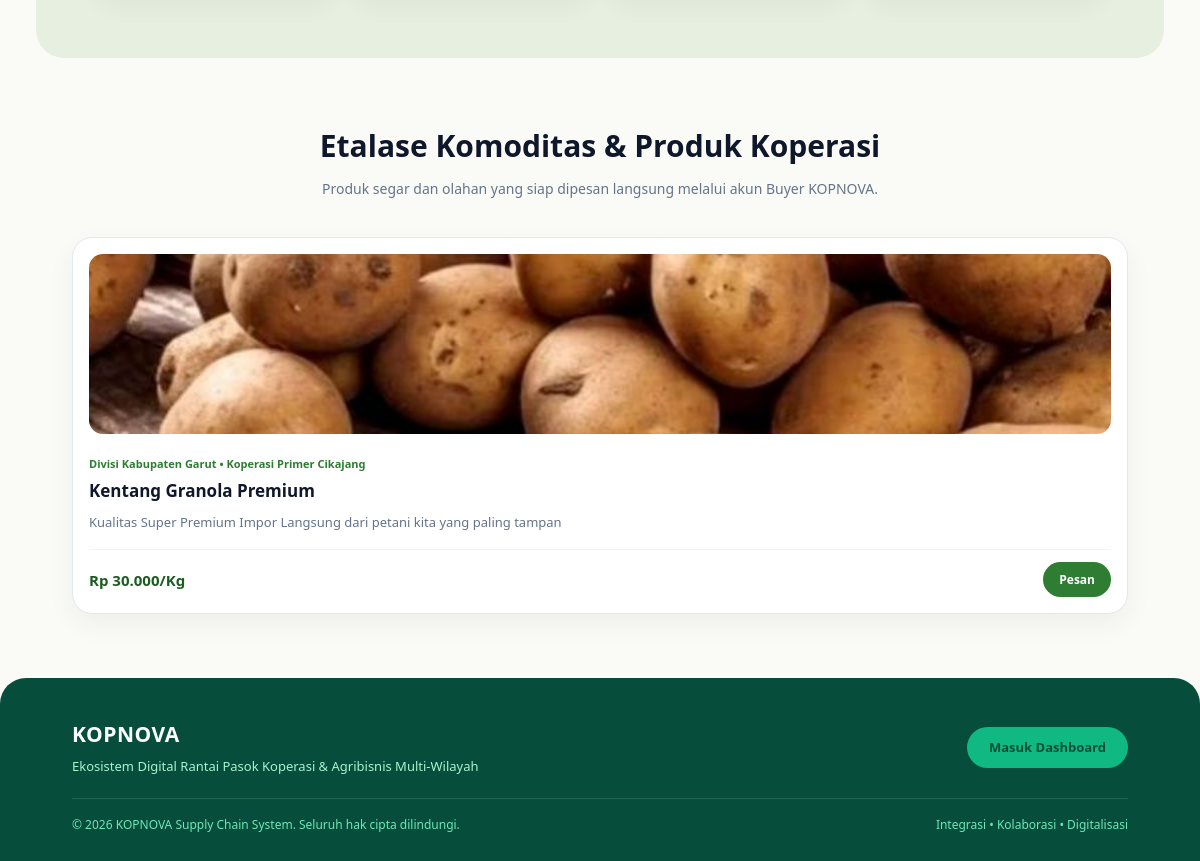
Before: / (lower part) with the older database file.
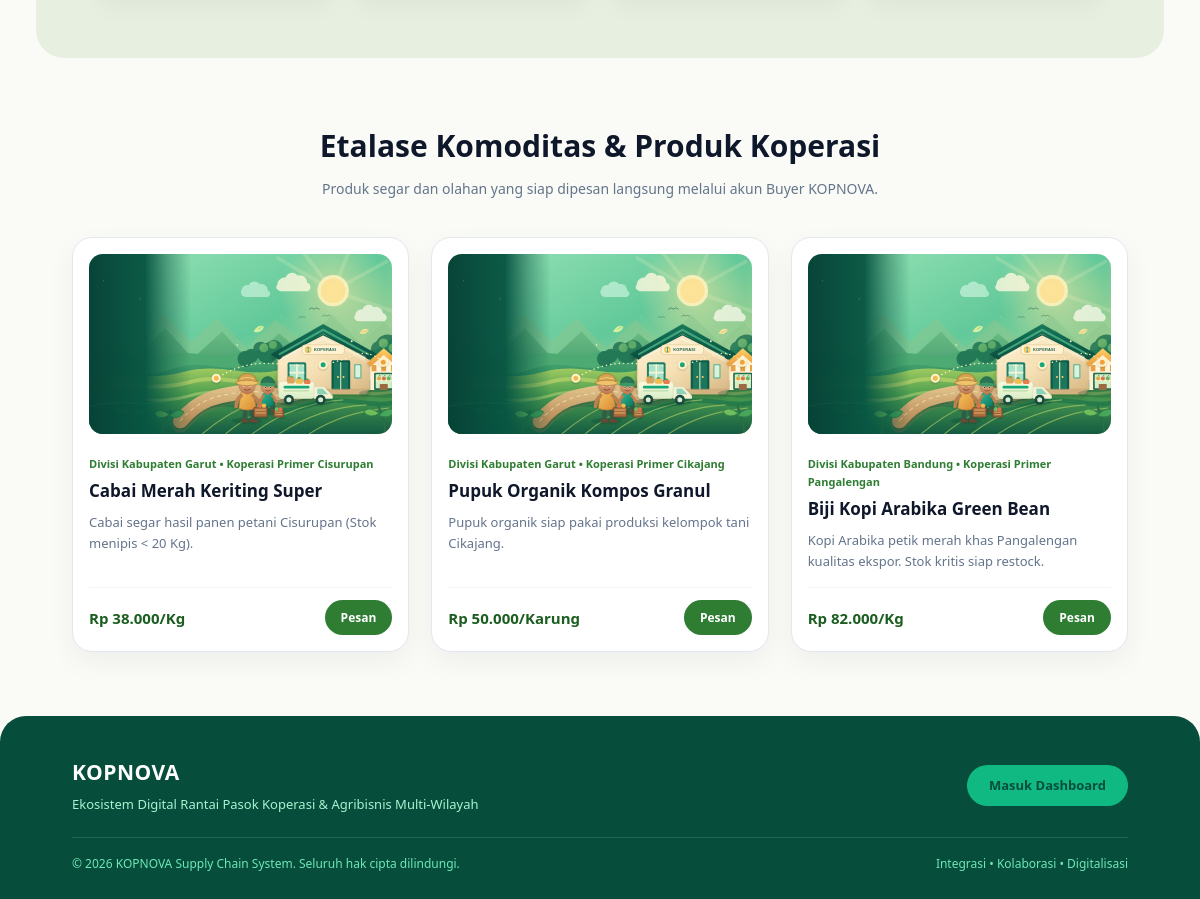
After: the same page with the newer database file.
### tables this page shows
CREATE TABLE `produk_etalase` (
  `id_produk` int(11) NOT NULL,
  `id_divisi` int(11) NOT NULL,
  `id_primer` int(11) NOT NULL,
  `kode_produk` varchar(20) NOT NULL,
  `nama_produk` varchar(100) NOT NULL,
  `kategori` enum('Komoditas Tanaman','Saprodi','Alsintan','Produk Olahan','Produk Lainnya') NOT NULL,
  `harga_jual` decimal(12,2) NOT NULL,
  `stok` int(11) NOT NULL DEFAULT 0,
  `satuan` varchar(20) NOT NULL,
  `foto_produk` varchar(255) DEFAULT 'default.jpg',
  `deskripsi` text DEFAULT NULL,
  `created_at` timestamp NOT NULL DEFAULT current_timestamp()
);

CREATE TABLE `divisi_wilayah` (
  `id_divisi` int(11) NOT NULL,
  `kode_divisi` varchar(20) NOT NULL,
  `nama_divisi` varchar(100) NOT NULL,
  `provinsi` varchar(100) NOT NULL,
  `created_at` timestamp NOT NULL DEFAULT current_timestamp()
);

CREATE TABLE `koperasi_primer` (
  `id_primer` int(11) NOT NULL,
  `id_divisi` int(11) NOT NULL,
  `kode_primer` varchar(20) NOT NULL,
  `nama_koperasi` varchar(100) NOT NULL,
  `kecamatan` varchar(100) NOT NULL,
  `ketua_koperasi` varchar(100) NOT NULL
);

### config/database.php (called while the page is built, shortened)
<?php
function rupiah($angka) {
    return "Rp " . number_format((float)$angka, 0, ',', '.');
}
?>

### index.php (the view, shortened to what this page needs)
<?php
require_once 'config/database.php';
$preview_produk = $pdo->query("SELECT pr.*, kp.nama_koperasi, d.nama_divisi
                               FROM produk_etalase pr
                               JOIN koperasi_primer kp ON pr.id_primer = kp.id_primer
                               JOIN divisi_wilayah d ON pr.id_divisi = d.id_divisi
                               ORDER BY pr.id_produk DESC LIMIT 3")->fetchAll();
?>
<!DOCTYPE html>
<html lang="id" style="scroll-behavior:smooth;">
<head>
</head>
<body style="margin:0; padding:0; font-family:'Segoe UI', Roboto, Helvetica, Arial, sans-serif; background-color:#F4F6F0; color:#0F172A; line-height:1.6; overflow-x:hidden;">
    <div style="max-width:1360px; margin:0 auto; background:#FAFBF7; box-shadow:0 0 40px rgba(0,0,0,0.06); overflow-x:hidden;">
        <section id="alur-role" style="background:#E6EFE0; padding:60px 5%; border-radius:28px; margin:0 3%;">
        </section>
        <section id="komoditas" style="max-width:1120px; margin:64px auto; padding:0 6%;">
            <div style="text-align:center; margin-bottom:36px;">
                <h2 style="font-size:clamp(22px, 3vw, 30px); font-weight:800; color:#0F172A; margin:0 0 8px;">Etalase Komoditas & Produk Koperasi</h2>
                <p style="font-size:14px; color:#64748B; margin:0;">Produk segar dan olahan yang siap dipesan langsung melalui akun Buyer KOPNOVA.</p>
            </div>
            <div style="display:grid; grid-template-columns:repeat(auto-fit, minmax(260px, 1fr)); gap:22px;">
                <?php if (!empty($preview_produk)): ?>
                    <?php foreach ($preview_produk as $item): ?>
                    <div style="background:#FFFFFF; border-radius:20px; padding:16px; box-shadow:0 10px 28px rgba(0,0,0,0.05); border:1px solid #E2E8F0; display:flex; flex-direction:column; justify-content:space-between;">
                        <div>
                            <img src="uploads/produk/<?= htmlspecialchars($item['foto_produk']) ?>" onerror="this.src='assets/img/hero-bg.svg'" style="width:100%; height:180px; object-fit:cover; border-radius:14px; margin-bottom:14px;">
                            <div style="font-size:11px; font-weight:700; color:#2E7D32;"><?= htmlspecialchars($item['nama_divisi']) ?> • <?= htmlspecialchars($item['nama_koperasi']) ?></div>
                            <h3 style="margin:4px 0 8px; font-size:17px; color:#0F172A;"><?= htmlspecialchars($item['nama_produk']) ?></h3>
                            <p style="font-size:13px; color:#64748B; margin:0 0 16px;"><?= htmlspecialchars($item['deskripsi'] ?: 'Komoditas terverifikasi koperasi primer siap distribusi.') ?></p>
                        </div>
                        <div style="display:flex; justify-content:space-between; align-items:center; padding-top:12px; border-top:1px solid #F1F5F9;">
                            <span style="font-weight:800; font-size:15px; color:#1B5E20;"><?= rupiah($item['harga_jual']) ?>/<?= htmlspecialchars($item['satuan']) ?></span>
                            <a href="login.php?role=buyer" style="background:#2E7D32; color:#FFFFFF; text-decoration:none; padding:8px 16px; border-radius:99px; font-size:12px; font-weight:700;">Pesan</a>
                        </div>
                    </div>
                    <?php endforeach; ?>
                <?php endif; ?>
            </div>
        </section>
        <footer style="background:#064E3B; color:#D1FAE5; padding:40px 6% 26px; border-radius:26px 26px 0 0;">
            <div style="max-width:1120px; margin:0 auto; display:flex; justify-content:space-between; align-items:center; flex-wrap:wrap; gap:18px; padding-bottom:22px; border-bottom:1px solid rgba(255,255,255,0.12);">
                <div>
                    <div style="font-size:21px; font-weight:900; color:#FFFFFF; letter-spacing:0.5px;">KOPNOVA</div>
                    <div style="font-size:13px; color:#A7F3D0; margin-top:4px;">Ekosistem Digital Rantai Pasok Koperasi & Agribisnis Multi-Wilayah</div>
                </div>
                <div>
                    <a href="login.php" style="display:inline-block; background:#10B981; color:#064E3B; padding:10px 22px; border-radius:99px; text-decoration:none; font-weight:800; font-size:13px;">Masuk Dashboard</a>
                </div>
            </div>
            <div style="max-width:1120px; margin:16px auto 0; display:flex; justify-content:space-between; flex-wrap:wrap; gap:8px; font-size:12px; color:#6EE7B7;">
                <span>© <?= date('Y') ?> KOPNOVA Supply Chain System. Seluruh hak cipta dilindungi.</span>
                <span>Integrasi • Kolaborasi • Digitalisasi</span>
            </div>
        </footer>
    </div>
</body>
</html>

Changed rows visible on the page:
no longer on this page (row unchanged): produk_etalase: foto_produk (picture), id_divisi.nama_divisi "Divisi Kabupaten Garut", id_primer.nama_koperasi "Koperasi Primer Cikajang", nama_produk "Kentang Granola Premium", deskripsi "Kualitas Super Premium Impor Langsung dari petani kita yang paling tampan", harga_jual "Rp 30.000", satuan "Kg"
added produk_etalase: id_divisi.nama_divisi "Divisi Kabupaten Garut", id_primer.nama_koperasi "Koperasi Primer Cisurupan", nama_produk "Cabai Merah Keriting Super", deskripsi "Cabai segar hasil panen petani Cisurupan (Stok menipis < 20 Kg).", harga_jual "Rp 38.000", satuan "Kg"
added produk_etalase: id_divisi.nama_divisi "Divisi Kabupaten Garut", id_primer.nama_koperasi "Koperasi Primer Cikajang", nama_produk "Pupuk Organik Kompos Granul", deskripsi "Pupuk organik siap pakai produksi kelompok tani Cikajang.", harga_jual "Rp 50.000", satuan "Karung"
added produk_etalase: id_divisi.nama_divisi "Divisi Kabupaten Bandung", id_primer.nama_koperasi "Koperasi Primer Pangalengan", nama_produk "Biji Kopi Arabika Green Bean", deskripsi "Kopi Arabika petik merah khas Pangalengan kualitas ekspor. Stok kritis siap restock.", harga_jual "Rp 82.000", satuan "Kg"
